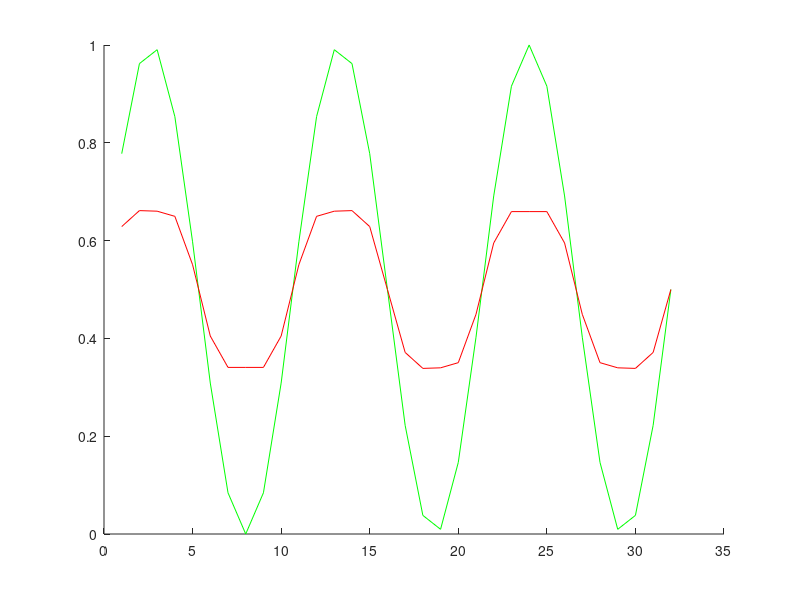

This chart was generated by the following MATLAB code:
dt = 0.001;
dx = 1.0;
D = 1.0;
kappa = 1.0;
beta1 = dt/(dx*dx);
beta2 = 2*kappa*dt/(dx*dx*dx*dx);
n = 32;
N = 40000;
clf
hold on
m = 3;
for i=1:n
oldc(i) = 0.5*(1+sin(2*pi*m*i*dx/n));
newc(i) = 0.0;
endfor
plot(oldc, ' g');
A = 1.0;
g = (2*A).*oldc.*(1.-oldc).*(1.-2.*oldc);
for j = 1:N
for i = 1:n
w = i-1;
ww = i-2;
e = i+1;
ee = i+2;
if(ww<1) ww = ww+n;
endif
if(ee>n) ee = ee-n;
endif
if(w<1) w = w+n;
endif
if(e>n) e = e-n;
endif
newc(i) = oldc(i) + beta1*(g(w)-2*g(i)+g(e)) - beta2*(oldc(ww)-4*oldc(w)+6*oldc(i)-4*oldc(e)+oldc(ee));
endfor
for i=1:n
oldc(i) = newc(i);
endfor
endfor
plot(oldc, ' r')
